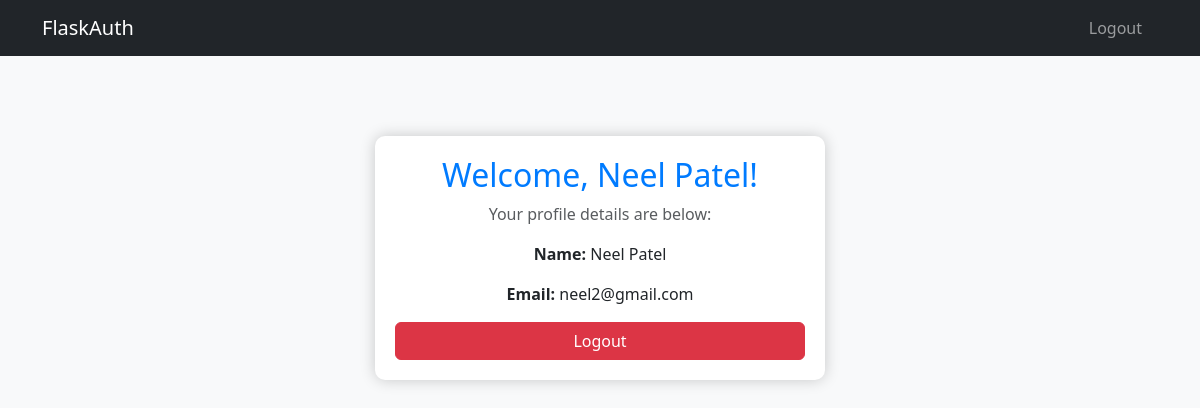
The page /dashboard (signed in) on the database as committed earlier.
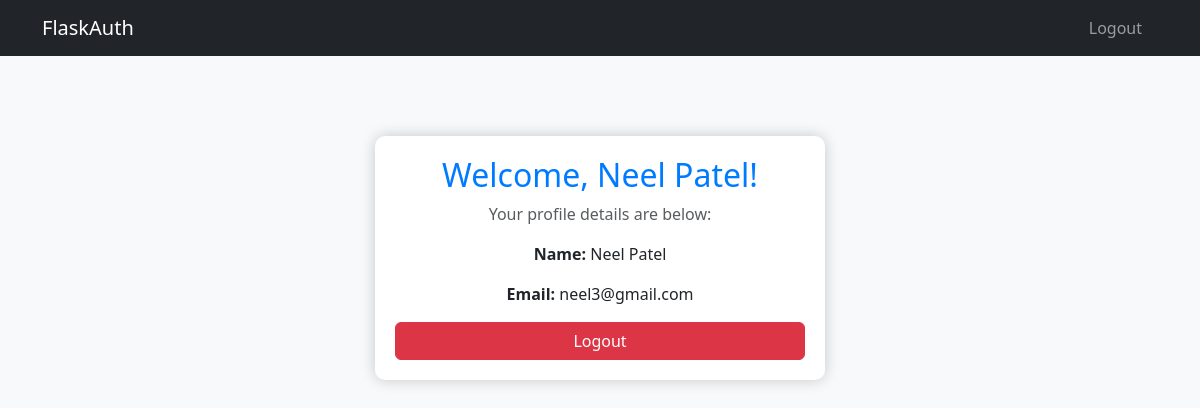
The same page on the database as committed later.
### tables this page shows
CREATE TABLE users (
                id INTEGER PRIMARY KEY AUTOINCREMENT,
                name TEXT NOT NULL,
                email TEXT UNIQUE NOT NULL,
                password TEXT NOT NULL
            );

### app.py (the view)
@app.route("/dashboard")
def dashboard():
    if "email" in session:
        db = get_db()
        user = db.execute(
            "SELECT * FROM users WHERE email = ?", (session["email"],)
        ).fetchone()
        return render_template("dashboard.html", user=user)
    return redirect("/login")

### app.py (called while the page is built)
def get_db():
    if "db" not in g:
        g.db = sqlite3.connect(DATABASE)
        g.db.row_factory = sqlite3.Row  # Return results as dictionaries
    return g.db

### templates/dashboard.html (shortened to what this page needs)
<!DOCTYPE html>
<html lang="en">
<head>
    <link href="https://cdn.jsdelivr.net/npm/bootstrap@5.3.3/dist/css/bootstrap.min.css" rel="stylesheet">
</head>
<body>
    <nav class="navbar navbar-expand-lg navbar-dark bg-dark">
        <div class="container">
            <a class="navbar-brand" href="/homepage">FlaskAuth</a>
            <div class="collapse navbar-collapse justify-content-end" id="navbarNav">
                <ul class="navbar-nav">
                    <li class="nav-item">
                        <a class="nav-link btn btn-outline-light mx-2" href="/logout">Logout</a>
                    </li>
                </ul>
            </div>
        </div>
    </nav>
    <div class="container dashboard-container">
        <div class="profile-card">
            <h2>Welcome, {{ user.name }}!</h2>
            <p class="text-muted">Your profile details are below:</p>
            <p><strong>Name:</strong> {{ user.name }}</p>
            <p><strong>Email:</strong> {{ user.email }}</p>
            <a href="/logout" class="btn btn-danger w-100">Logout</a>
        </div>
    </div>
</body>
</html>

### templates/dashboard.html (style rules this page uses)
body { background-color: #f8f9fa; }
.dashboard-container { margin-top: 80px; }
.profile-card { max-width: 450px; margin: auto; padding: 20px; border-radius: 10px; box-shadow: 0 0 15px rgba(0, 0, 0, 0.2); background-color: white; text-align: center; }
.profile-card h2 { color: #007bff; }

Rows that differ between the two databases and show on the page:
changed users "Neel Patel": email "neel2@gmail.com" → "neel3@gmail.com"
